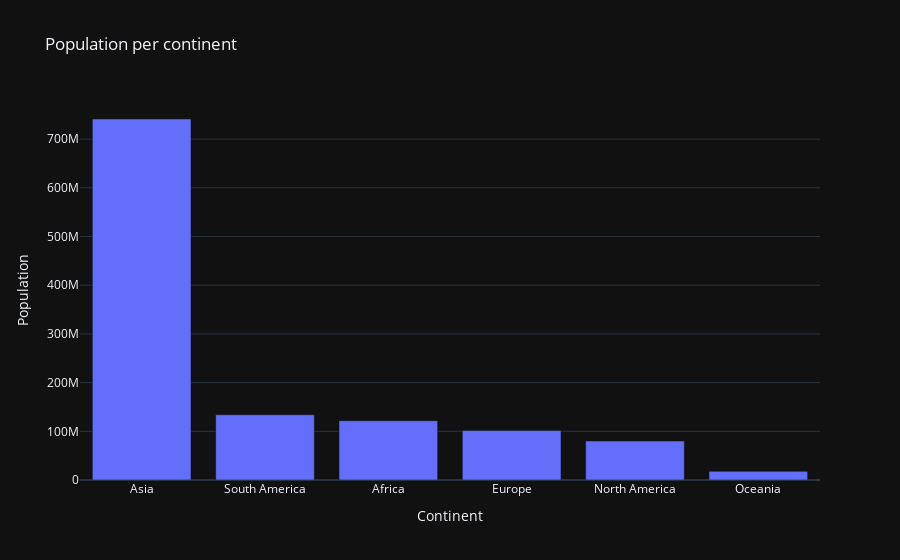

Notebook code cell kept with this figure:
### Code cell
# Plotting the population per continent.
plotting.plot_population_by_continent()

### Figure 1 — Plotly figure (JSON) as saved in the notebook; plotly's stock layout.template omitted (floating-point values rounded to 4 significant figures)
{"data": [{"alignmentgroup": "True", "hovertemplate": "Continent=%{x}<br>Population=%{y}<extra></extra>", "legendgroup": "", "marker": {"color": "#636efa", "pattern": {"shape": ""}}, "name": "", "offsetgroup": "", "orientation": "v", "showlegend": false, "textposition": "auto", "x": ["Asia", "South America", "Africa", "Europe", "North America", "Oceania"], "xaxis": "x", "y": [741400000.0, 133900000.0, 121800000.0, 101700000.0, 80020000.0, 17780000.0], "yaxis": "y", "type": "bar"}], "layout": {"xaxis": {"anchor": "y", "domain": [0.0, 1.0], "title": {"text": "Continent"}}, "yaxis": {"anchor": "x", "domain": [0.0, 1.0], "title": {"text": "Population"}}, "legend": {"tracegroupgap": 0}, "title": {"text": "Population per continent"}, "barmode": "relative"}}
